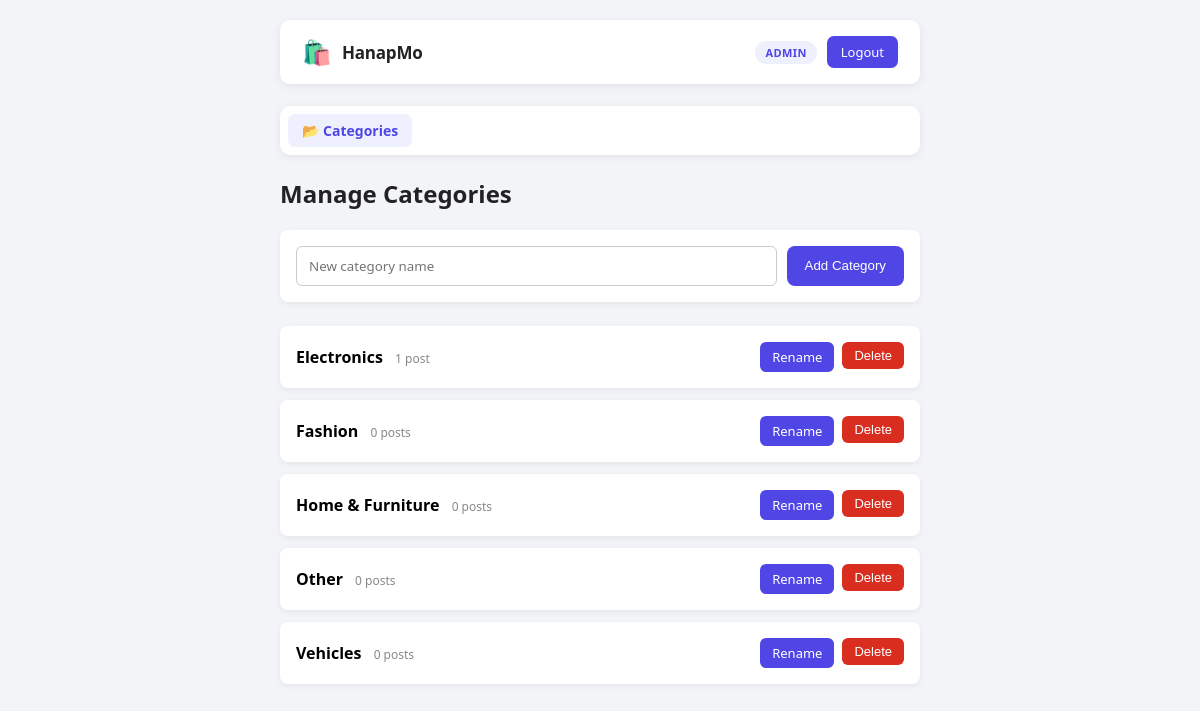
Screenshot of /admin.php (signed in) with the database file from the repository.
### tables this page shows
CREATE TABLE `categories` (
  `id` int(11) NOT NULL,
  `name` varchar(60) NOT NULL
);

### admin.php (the view, shortened to what this page needs)
<?php
require "config.php";
$categories = $pdo->query("
  SELECT c.*, (SELECT COUNT(*) FROM posts p WHERE p.category_id = c.id) AS post_count
  FROM categories c ORDER BY c.name ASC
")->fetchAll(PDO::FETCH_ASSOC);
$editId = (int)($_GET["edit"] ?? 0);
?>
<!DOCTYPE html>
<html>
<head>
  <link rel="stylesheet" href="Styles/admin.css">
</head>
<body class="wide">
<div class="page">
  <?php include "header.php"; ?>
  <h2>Manage Categories</h2>
  <form method="POST" class="post-form">
    <input name="name" placeholder="New category name" required>
    <button type="submit">Add Category</button>
  </form>
  <?php foreach ($categories as $cat): ?>
    <div class="post-card">
      <?php if ($editId === (int)$cat["id"]): ?>
        <form method="POST" class="inline-edit">
          <input type="hidden" name="action" value="rename">
          <input type="hidden" name="id" value="<?= $cat['id'] ?>">
          <input name="name" value="<?= htmlspecialchars($cat['name']) ?>" required>
          <button type="submit" class="btn-small">Save</button>
          <a href="admin.php" class="btn-small btn-muted">Cancel</a>
        </form>
      <?php else: ?>
        <div class="cat-row">
          <div>
            <strong><?= htmlspecialchars($cat["name"]) ?></strong>
            <span class="hint"><?= (int)$cat["post_count"] ?> post<?= $cat["post_count"] == 1 ? "" : "s" ?></span>
          </div>
          <div class="post-actions">
            <a class="btn-small" href="admin.php?edit=<?= $cat['id'] ?>">Rename</a>
            <form method="POST" onsubmit="return confirm('Delete this category? Posts using it will become uncategorized.');" style="display:inline">
              <button type="submit" class="btn-danger">Delete</button>
            </form>
          </div>
        </div>
      <?php endif; ?>
    </div>
  <?php endforeach; ?>
</div>
</body>
</html>

### Styles/admin.css (style rules this page uses)
a { color: #4f46e5; text-decoration: none; }
body.wide { font-family: 'Segoe UI', Arial, sans-serif; align-items: flex-start; background: #f2f4f7; margin: 0; min-height: 100vh; }
.page { width: 100%; max-width: 640px; margin: 0 auto; padding: 20px; }
h2 { color: #222; }
.post-form { background: #fff; padding: 16px; border-radius: 8px; margin-bottom: 24px; box-shadow: 0 2px 6px rgba(0,0,0,0.06); display: flex; gap: 10px; }
.post-form input { flex: 1; padding: 10px 12px; border: 1px solid #ccc; border-radius: 6px; font-family: inherit; }
.post-form button { width: auto; padding: 10px 18px; background: #4f46e5; color: #fff; border: none; border-radius: 8px; font-weight: 500; cursor: pointer; }
.post-card { background: #fff; padding: 16px; border-radius: 8px; margin-bottom: 12px; box-shadow: 0 2px 6px rgba(0,0,0,0.06); text-align: left; }
.cat-row { display: flex; justify-content: space-between; align-items: center; flex-wrap: wrap; gap: 10px; }
.hint { font-size: 12px; color: #888; margin-left: 8px; }
.post-actions { display: flex; gap: 8px; }
.btn-small { background: #4f46e5; color: #fff; padding: 6px 12px; border-radius: 6px; font-size: 13px; text-decoration: none; display: inline-block; border: none; cursor: pointer; }
.btn-danger { background: #d92d20; color: #fff; border: none; border-radius: 6px; padding: 6px 12px; font-size: 13px; cursor: pointer; }

### rows the page displays
categories: name "Electronics", post_count "1"
categories: name "Fashion", post_count "0"
categories: name "Home & Furniture", post_count "0"
categories: name "Other", post_count "0"
categories: name "Vehicles", post_count "0"

### other values shown
$_SESSION["role"] "ADMIN"
